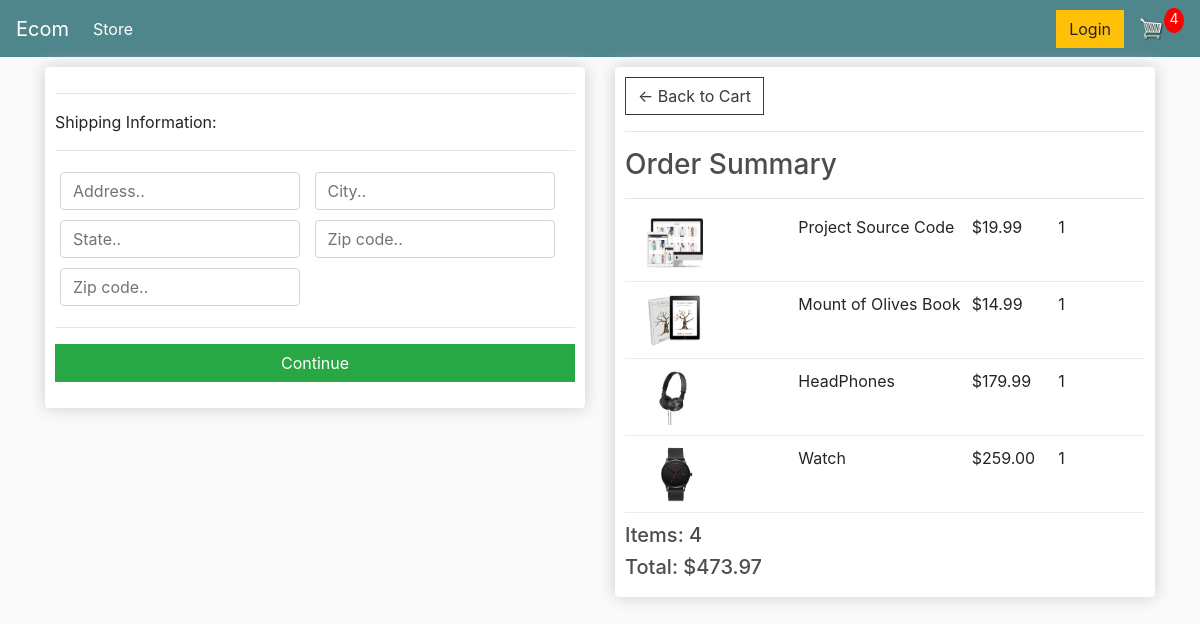
The app's page /checkout/ (signed in) with its own data.
### store/models.py (models this page shows, shortened)
class Order(models.Model):
    customer = models.ForeignKey(Customer,on_delete=models.SET_NULL,null=True,blank=True)
    date_ordered = models.DateTimeField(auto_now_add=True)
    complete = models.BooleanField(default=False)
    transaction_id = models.CharField(max_length=100,null=True)
    def get_cart_total(self):
        orderitems = self.orderitem_set.all()
        total = sum([item.get_total for item in orderitems])
        return total
    def get_cart_items(self):
        orderitems = self.orderitem_set.all()
        total = sum([item.quantity for item in orderitems])
        return total
    @property
    def shipping(self):
        shipping = False
        orderitems = self.orderitem_set.all()
        for i in orderitems:
            if i.product.digital == False:
                shipping=True
        return shipping

class OrderItem(models.Model):
    product = models.ForeignKey(Product,on_delete=models.SET_NULL,null=True)
    order = models.ForeignKey(Order,on_delete=models.SET_NULL,null=True)
    quantity = models.IntegerField(default=0,null=True,blank=True)
    date_added = models.DateTimeField(auto_now_add=True)
    @property
    def get_total(self):
        total = self.quantity*self.product.price
        return total

class Product(models.Model):
    name = models.CharField(max_length=200)
    price = models.DecimalField(max_digits=7,decimal_places=2)
    digital = models.BooleanField(default=False,null=True,blank=True)
    image = models.ImageField(null=True,blank=True)
    @property
    def imageURL(self):
        try:
            url = self.image.url
        except:
            url = ''
        return url

### store/views.py (the view)
# urls.py: path('checkout/',views.checkout,name='checkout'),
def checkout(request):
    data = cartData(request)
    cartItems = data['cartItems']
    order= data['order']
    items = data['items']
    context = {'items': items, 'order': order,'cartItems':cartItems}
    return render(request, 'store/checkout.html', context)

### store/utils.py (called while the page is built)
def cartData(request):
    if request.user.is_authenticated:
        customer = request.user.customer
        order, created = Order.objects.get_or_create(
            customer=customer, complete=False)
        items = order.orderitem_set.all()
        cartItems = order.get_cart_items
    else:
        cookieData = cookieCart(request)
        cartItems = cookieData['cartItems']
        order= cookieData['order']
        items = cookieData['items']
    return {'cartItems':cartItems,'order':order,'items':items}

### store/templates/store/checkout.html (shortened to what this page needs)
{% extends 'base.html' %}
{% load static %}
{% block body %}
<div class="row">
    <div class="col-lg-6">
        <div class="box-element" id="form-wrapper">
            <form id="form">
                <div id="shipping-info">
                    <hr>
						<p>Shipping Information:</p>
						<hr>
						<div class="form-field">
							<input class="form-control" type="text" name="address" placeholder="Address..">
						</div>
						<div class="form-field">
							<input class="form-control" type="text" name="city" placeholder="City..">
						</div>
						<div class="form-field">
							<input class="form-control" type="text" name="state" placeholder="State..">
						</div>
						<div class="form-field">
							<input class="form-control" type="text" name="zipcode" placeholder="Zip code..">
						</div>
						<div class="form-field">
							<input class="form-control" type="text" name="country" placeholder="Zip code..">
						</div>
                </div>
                <hr>
                <input id="form-button" class="btn btn-success btn-block" type="submit" value="Continue">
            </form>
        </div>
        <br>
    </div>
    <div class="col-lg-6">
        <div class="box-element">
            <a class="btn btn-outline-dark" href="{% url 'store:cart' %}">&#x2190; Back to Cart</a>
            <hr>
            <h3>Order Summary</h3>
            <hr>
			{% for item in items %}
            <div class="cart-row">
				<div style="flex:2"><img class="row-image" src="{{item.product.imageURL}}"></div>
				<div style="flex:2"><p>{{item.product.name}}</p></div>
				<div style="flex:1"><p>${{item.product.price|floatformat:2}}</p></div>
				<div style="flex:1"><p>{{item.quantity}}</p></div>
			</div>
			{% endfor %}
				<h5>Items:   {{order.get_cart_items}}</h5>
				<h5>Total:   ${{order.get_cart_total|floatformat:2}}</h5>
        </div>
    </div>
</div>
{% endblock body %}

### templates/base.html (shortened to what this page needs)
{% load static %}
<html>
    <head>
        <link rel="stylesheet" type="text/css" href="{% static 'css/bootstrap.min.css' %}">
        <link rel="stylesheet" type="text/css" href="{% static 'css/main.css' %}" >
    </head>
    <body>
        <nav class="navbar navbar-expand-lg navbar-dark bg-dark">
  <a class="navbar-brand" href="{% url 'store:store' %}">Ecom </a>
  <div class="collapse navbar-collapse" id="navbarSupportedContent">
    <ul class="navbar-nav mr-auto">
      <li class="nav-item active">
        <a class="nav-link" href="{% url 'store:store' %}">Store <span class="sr-only">(current)</span></a>
      </li>
    </ul>
    <div class="form-inline my-2 my-lg-0">
        <a href="#" class="btn btn-warning">Login</a>
        <a href="{% url 'store:cart' %}">
            <img id="cart-icon" src="{% static 'images/cart.png' %}">
        </a>
        <p id="cart-total">{{cartItems}}</p>
    </div>
  </div>
</nav>
        <div class="container">
            {% block body %}
            {% endblock %}
        </div>
    </body>
</html>

### static/css/main.css (style rules this page uses)
body { background-color: hsl(0, 0%, 98%); }
h1,h2,h3,h4,h5,h6 { color:hsl(0, 0%, 30%); }
.box-element { box-shadow:hsl(0, 0%, 80%) 0 0 16px; background-color: #fff; border-radius: 4px; padding: 10px; }
.bg-dark { background-color: #4f868c!important; }
#cart-icon { width:25px; display: inline-block; margin-left: 15px; }
#cart-total { display: block; text-align: center; color:#fff; background-color: red; width: 20px; height: 25px; border-radius: 50%; font-size: 14px; }
.col-lg-4, .col-lg-6, .col-lg-8, .col-lg-12 { margin-top: 10px; }
.btn { border-radius: 0; }
.row-image { width: 100px; }
.form-field { width:250px; display: inline-block; padding: 5px; }
.cart-row { display: flex; align-items: flex-stretch; padding-bottom: 10px; margin-bottom: 10px; border-bottom: 1px solid #ececec; }

### records on screen
Order: id.quantity "4", get_cart_items "4", get_cart_total "473.97"
OrderItem: product.imageURL (picture), product.name "Project Source Code", product.price "19.99", quantity "1"
OrderItem: product.imageURL (picture), product.name "Mount of Olives Book", product.price "14.99", quantity "1"
OrderItem: product.imageURL (picture), product.name "HeadPhones", product.price "179.99", quantity "1"
OrderItem: product.imageURL (picture), product.name "Watch", product.price "259.00", quantity "1"
